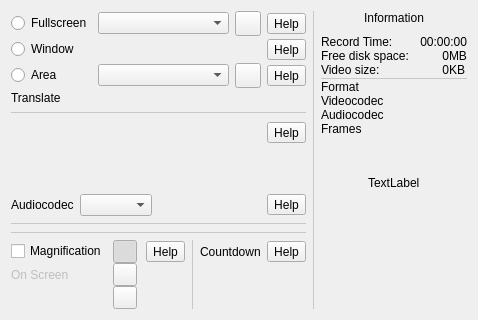
          <widget class="QWidget" name="tabScreen">
           <attribute name="icon">
            <iconset resource="screencast.qrc">
             <normaloff>:/pictures/screencast/monitor.png</normaloff>:/pictures/screencast/monitor.png</iconset>
           </attribute>
           <attribute name="title">
            <string notr="true"/>
           </attribute>
           <layout class="QHBoxLayout" name="horizontalLayout_2">
            <item>
             <layout class="QVBoxLayout" name="verticalLayout_7">
              <property name="spacing">
               <number>6</number>
              </property>
              <item>
               <layout class="QGridLayout" name="gridLayout_3">
                <property name="bottomMargin">
                 <number>0</number>
                </property>
                <property name="verticalSpacing">
                 <number>3</number>
                </property>
                <item row="3" column="0" colspan="4">
                 <widget class="QLabel" name="label_translate">
                  <property name="text">
                   <string notr="true">Translate</string>
                  </property>
                  <property name="wordWrap">
                   <bool>true</bool>
                  </property>
                  <property name="openExternalLinks">
                   <bool>true</bool>
                  </property>
                 </widget>
                </item>
                <item row="2" column="2">
                 <widget class="QToolButton" name="toolButtonScreencastAreaReset">
                  <property name="toolTip">
                   <string>Reset</string>
                  </property>
                  <property name="text">
                   <string notr="true"/>
                  </property>
                  <property name="icon">
                   <iconset resource="screencast.qrc">
                    <normaloff>:/pictures/screencast/undo.png</normaloff>:/pictures/screencast/undo.png</iconset>
                  </property>
                  <property name="iconSize">
                   <size>
                    <width>18</width>
                    <height>18</height>
                   </size>
                  </property>
                 </widget>
                </item>
                <item row="1" column="3">
                 <widget class="QToolButton" name="help_screencast_window">
                  <property name="toolTip">
                   <string>Help</string>
                  </property>
                  <property name="text">
                   <string notr="true">Help</string>
                  </property>
                 </widget>
                </item>
                <item row="0" column="0">
                 <widget class="QRadioButton" name="radioButtonScreencastFullscreen">
                  <property name="text">
                   <string>Fullscreen</string>
                  </property>
                  <attribute name="buttonGroup">
                   <string notr="true">buttonGroup</string>
                  </attribute>
                 </widget>
                </item>
                <item row="0" column="3">
                 <widget class="QToolButton" name="help_screencast_fullscreen">
                  <property name="toolTip">
                   <string>Help</string>
                  </property>
                  <property name="text">
                   <string notr="true">Help</string>
                  </property>
                 </widget>
                </item>
                <item row="0" column="1">
                 <widget class="QComboBox" name="comboBoxScreencastScreen">
                  <property name="sizePolicy">
                   <sizepolicy hsizetype="Expanding" vsizetype="Fixed">
                    <horstretch>0</horstretch>
                    <verstretch>0</verstretch>
                   </sizepolicy>
                  </property>
                  <property name="sizeAdjustPolicy">
                   <enum>QComboBox::SizeAdjustPolicy::AdjustToContents</enum>
                  </property>
                 </widget>
                </item>
                <item row="2" column="1">
                 <widget class="QComboBox" name="comboBoxScreencastScreenArea">
                  <property name="sizeAdjustPolicy">
                   <enum>QComboBox::SizeAdjustPolicy::AdjustToContents</enum>
                  </property>
                 </widget>
                </item>
                <item row="1" column="0">
                 <widget class="QRadioButton" name="radioButtonScreencastWindow">
                  <property name="text">
                   <string>Window</string>
                  </property>
                  <attribute name="buttonGroup">
                   <string notr="true">buttonGroup</string>
                  </attribute>
                 </widget>
                </item>
                <item row="2" column="0">
                 <widget class="QRadioButton" name="radioButtonScreencastArea">
                  <property name="text">
                   <string>Area</string>
                  </property>
                  <attribute name="buttonGroup">
                   <string notr="true">buttonGroup</string>
                  </attribute>
                 </widget>
                </item>
                <item row="0" column="2">
                 <widget class="QToolButton" name="toolButton_screen_name">
                  <property name="text">
                   <string notr="true"/>
                  </property>
                  <property name="icon">
                   <iconset resource="screencast.qrc">
                    <normaloff>:/pictures/screencast/screen-name.png</normaloff>:/pictures/screencast/screen-name.png</iconset>
                  </property>
                  <property name="iconSize">
                   <size>
                    <width>18</width>
                    <height>18</height>
                   </size>
                  </property>
                  <property name="checkable">
                   <bool>true</bool>
                  </property>
                 </widget>
                </item>
                <item row="2" column="3">
                 <widget class="QToolButton" name="help_screencast_area">
                  <property name="toolTip">
                   <string>Help</string>
                  </property>
                  <property name="text">
                   <string notr="true">Help</string>
                  </property>
                 </widget>
                </item>
               </layout>
              </item>
              <item>
               <widget class="Line" name="line_7">
                <property name="styleSheet">
                 <string notr="true">color: rgb(200, 200, 200);</string>
                </property>
                <property name="frameShadow">
                 <enum>QFrame::Shadow::Plain</enum>
                </property>
                <property name="orientation">
                 <enum>Qt::Orientation::Horizontal</enum>
                </property>
               </widget>
              </item>
              <item>
               <layout class="QVBoxLayout" name="verticalLayout_5">
                <item>
                 <layout class="QHBoxLayout" name="horizontalLayout_34">
                  <item>
                   <widget class="QScrollArea" name="scrollAreaAudioDevice">
                    <property name="sizePolicy">
                     <sizepolicy hsizetype="Expanding" vsizetype="Minimum">
                      <horstretch>0</horstretch>
                      <verstretch>0</verstretch>
                     </sizepolicy>
                    </property>
                    <property name="accessibleName">
                     <string notr="true"/>
                    </property>
                    <property name="frameShape">
                     <enum>QFrame::Shape::NoFrame</enum>
                    </property>
                    <property name="widgetResizable">
                     <bool>true</bool>
                    </property>
                    <property name="alignment">
                     <set>Qt::AlignmentFlag::AlignLeading|Qt::AlignmentFlag::AlignLeft|Qt::AlignmentFlag::AlignTop</set>
                    </property>
                    <widget class="QWidget" name="scrollAreaWidgetContentsAudioDevices">
                     <property name="geometry">
                      <rect>
                       <x>0</x>
                       <y>0</y>
                       <width>398</width>
                       <height>125</height>
                      </rect>
                     </property>
                     <property name="accessibleName">
                      <string notr="true"/>
                     </property>
                     <layout class="QVBoxLayout" name="verticalLayoutAudioDevices">
                      <property name="spacing">
                       <number>3</number>
                      </property>
                      <property name="leftMargin">
                       <number>0</number>
                      </property>
                      <property name="topMargin">
                       <number>6</number>
                      </property>
                      <property name="rightMargin">
                       <number>6</number>
                      </property>
                      <property name="bottomMargin">
                       <number>0</number>
                      </property>
                     </layout>
                    </widget>
                   </widget>
                  </item>
                  <item>
                   <layout class="QVBoxLayout" name="verticalLayout_15">
                    <property name="topMargin">
                     <number>2</number>
                    </property>
                    <item>
                     <widget class="QToolButton" name="help_screencast_audio">
                      <property name="toolTip">
                       <string>Help</string>
                      </property>
                      <property name="text">
                       <string notr="true">Help</string>
                      </property>
                     </widget>
                    </item>
                    <item>
                     <spacer name="verticalSpacer_28">
                      <property name="orientation">
                       <enum>Qt::Orientation::Vertical</enum>
                      </property>
                      <property name="sizeType">
                       <enum>QSizePolicy::Policy::Expanding</enum>
                      </property>
                      <property name="sizeHint" stdset="0">
                       <size>
                        <width>20</width>
                        <height>40</height>
                       </size>
                      </property>
                     </spacer>
                    </item>
                   </layout>
                  </item>
                 </layout>
                </item>
                <item>
                 <layout class="QHBoxLayout" name="horizontalLayout_37">
                  <item>
                   <widget class="QLabel" name="labelAudioCodec">
                    <property name="text">
                     <string>Audiocodec</string>
                    </property>
                   </widget>
                  </item>
                  <item>
                   <widget class="QComboBox" name="comboBoxAudioCodec">
                    <property name="sizeAdjustPolicy">
                     <enum>QComboBox::SizeAdjustPolicy::AdjustToContents</enum>
                    </property>
                   </widget>
                  </item>
                  <item>
                   <spacer name="horizontalSpacer_14">
                    <property name="orientation">
                     <enum>Qt::Orientation::Horizontal</enum>
                    </property>
                    <property name="sizeHint" stdset="0">
                     <size>
                      <width>40</width>
                      <height>20</height>
                     </size>
                    </property>
                   </spacer>
                  </item>
                  <item>
                   <widget class="QToolButton" name="help_screencast_audiocodec">
                    <property name="toolTip">
                     <string>Help</string>
                    </property>
                    <property name="text">
                     <string notr="true">Help</string>
                    </property>
                   </widget>
                  </item>
                 </layout>
                </item>
               </layout>
              </item>
              <item>
               <widget class="Line" name="line_10">
                <property name="styleSheet">
                 <string notr="true">color: rgb(200, 200, 200);</string>
                </property>
                <property name="frameShadow">
                 <enum>QFrame::Shadow::Plain</enum>
                </property>
                <property name="orientation">
                 <enum>Qt::Orientation::Horizontal</enum>
                </property>
               </widget>
              </item>
              <item>
               <widget class="Line" name="line_9">
                <property name="styleSheet">
                 <string notr="true">color: rgb(200, 200, 200);</string>
                </property>
                <property name="frameShadow">
                 <enum>QFrame::Shadow::Plain</enum>
                </property>
                <property name="orientation">
                 <enum>Qt::Orientation::Horizontal</enum>
                </property>
               </widget>
              </item>
              <item>
               <layout class="QGridLayout" name="gridLayout_13" columnstretch="0,0,0,0,0,0,0,0">
                <property name="verticalSpacing">
                 <number>0</number>
                </property>
                <item row="1" column="1">
                 <widget class="QToolButton" name="toolButton_magnifier_rectangle">
                  <property name="text">
                   <string notr="true"/>
                  </property>
                  <property name="checkable">
                   <bool>true</bool>
                  </property>
                  <property name="checked">
                   <bool>true</bool>
                  </property>
                  <attribute name="buttonGroup">
                   <string notr="true">buttonGroup_2</string>
                  </attribute>
                 </widget>
                </item>
                <item row="1" column="0">
                 <widget class="QCheckBox" name="checkBoxMagnifier">
                  <property name="toolTip">
                   <string notr="true">CTRL+SHIFT+F9</string>
                  </property>
                  <property name="text">
                   <string>Magnification</string>
                  </property>
                 </widget>
                </item>
                <item row="1" column="3">
                 <widget class="QToolButton" name="help_screencast_magnifier">
                  <property name="toolTip">
                   <string>Help</string>
                  </property>
                  <property name="text">
                   <string notr="true">Help</string>
                  </property>
                 </widget>
                </item>
                <item row="2" column="0">
                 <widget class="QLabel" name="label_magnifier_on_screen">
                  <property name="enabled">
                   <bool>false</bool>
                  </property>
                  <property name="text">
                   <string notr="true">On Screen</string>
                  </property>
                 </widget>
                </item>
                <item row="1" column="5" colspan="2">
                 <layout class="QHBoxLayout" name="horizontalLayout_60">
                  <item>
                   <widget class="QLabel" name="labelScreencastCountdownText">
                    <property name="text">
                     <string>Countdown</string>
                    </property>
                    <property name="alignment">
                     <set>Qt::AlignmentFlag::AlignLeading|Qt::AlignmentFlag::AlignLeft|Qt::AlignmentFlag::AlignVCenter</set>
                    </property>
                   </widget>
                  </item>
                 </layout>
                </item>
                <item row="2" column="1">
                 <widget class="QToolButton" name="toolButton_magnifier_elipse">
                  <property name="text">
                   <string notr="true"/>
                  </property>
                  <property name="checkable">
                   <bool>true</bool>
                  </property>
                  <attribute name="buttonGroup">
                   <string notr="true">buttonGroup_2</string>
                  </attribute>
                 </widget>
                </item>
                <item row="1" column="4" rowspan="3">
                 <widget class="Line" name="line_11">
                  <property name="styleSheet">
                   <string notr="true">color: rgb(200, 200, 200);</string>
                  </property>
                  <property name="frameShadow">
                   <enum>QFrame::Shadow::Plain</enum>
                  </property>
                  <property name="orientation">
                   <enum>Qt::Orientation::Vertical</enum>
                  </property>
                 </widget>
                </item>
                <item row="1" column="7">
                 <widget class="QToolButton" name="help_screencast_countdown">
                  <property name="toolTip">
                   <string>Help</string>
                  </property>
                  <property name="text">
                   <string notr="true">Help</string>
                  </property>
                 </widget>
                </item>
                <item row="1" column="2">
                 <layout class="QHBoxLayout" name="horizontalLayout_rectangle">
                  <property name="leftMargin">
                   <number>3</number>
                  </property>
                 </layout>
                </item>
                <item row="3" column="1">
                 <widget class="QToolButton" name="toolButton_magnifier_circle">
                  <property name="text">
                   <string notr="true"/>
                  </property>
                  <property name="checkable">
                   <bool>true</bool>
                  </property>
                  <attribute name="buttonGroup">
                   <string notr="true">buttonGroup_2</string>
                  </attribute>
                 </widget>
                </item>
                <item row="2" column="2">
                 <layout class="QHBoxLayout" name="horizontalLayout_elipse">
                  <property name="leftMargin">
                   <number>3</number>
                  </property>
                 </layout>
                </item>
                <item row="3" column="2">
                 <layout class="QHBoxLayout" name="horizontalLayout_circle">
                  <property name="leftMargin">
                   <number>3</number>
                  </property>
                 </layout>
                </item>
               </layout>
              </item>
             </layout>
            </item>
            <item>
             <widget class="Line" name="line_5">
              <property name="styleSheet">
               <string notr="true">color: rgb(200, 200, 200);</string>
              </property>
              <property name="frameShadow">
               <enum>QFrame::Shadow::Plain</enum>
              </property>
              <property name="orientation">
               <enum>Qt::Orientation::Vertical</enum>
              </property>
             </widget>
            </item>
            <item>
             <layout class="QGridLayout" name="gridLayout_6">
              <property name="bottomMargin">
               <number>10</number>
              </property>
              <property name="verticalSpacing">
               <number>0</number>
              </property>
              <item row="3" column="0">
               <spacer name="verticalSpacer_21">
                <property name="orientation">
                 <enum>Qt::Orientation::Vertical</enum>
                </property>
                <property name="sizeHint" stdset="0">
                 <size>
                  <width>20</width>
                  <height>40</height>
                 </size>
                </property>
               </spacer>
              </item>
              <item row="0" column="0" alignment="Qt::AlignmentFlag::AlignHCenter">
               <widget class="QLabel" name="label_17">
                <property name="text">
                 <string>Information</string>
                </property>
               </widget>
              </item>
              <item row="1" column="0">
               <layout class="QGridLayout" name="gridLayout_5">
                <property name="topMargin">
                 <number>10</number>
                </property>
                <item row="7" column="1">
                 <widget class="QLabel" name="label_25">
                  <property name="text">
                   <string>Audiocodec</string>
                  </property>
                 </widget>
                </item>
                <item row="6" column="2" colspan="2">
                 <widget class="QLabel" name="labelInfoVideocodec">
                  <property name="text">
                   <string notr="true"/>
                  </property>
                 </widget>
                </item>
                <item row="5" column="2" colspan="2">
                 <widget class="QLabel" name="labelInfoFormat">
                  <property name="text">
                   <string notr="true"/>
                  </property>
                 </widget>
                </item>
                <item row="0" column="1">
                 <widget class="QLabel" name="label_14">
                  <property name="text">
                   <string>Record Time:</string>
                  </property>
                 </widget>
                </item>
                <item row="9" column="2">
                 <spacer name="verticalSpacer_4">
                  <property name="orientation">
                   <enum>Qt::Orientation::Vertical</enum>
                  </property>
                  <property name="sizeHint" stdset="0">
                   <size>
                    <width>20</width>
                    <height>40</height>
                   </size>
                  </property>
                 </spacer>
                </item>
                <item row="7" column="2" colspan="2">
                 <widget class="QLabel" name="labelInfoAudiocodec">
                  <property name="text">
                   <string notr="true"/>
                  </property>
                 </widget>
                </item>
                <item row="2" column="3">
                 <widget class="QLabel" name="label_16">
                  <property name="text">
                   <string notr="true">KB</string>
                  </property>
                 </widget>
                </item>
                <item row="4" column="1" colspan="3">
                 <widget class="Line" name="line_3">
                  <property name="styleSheet">
                   <string notr="true">color: rgb(200, 200, 200);</string>
                  </property>
                  <property name="frameShadow">
                   <enum>QFrame::Shadow::Plain</enum>
                  </property>
                  <property name="orientation">
                   <enum>Qt::Orientation::Horizontal</enum>
                  </property>
                 </widget>
                </item>
                <item row="1" column="3">
                 <widget class="QLabel" name="label_15">
                  <property name="text">
                   <string notr="true">MB</string>
                  </property>
                 </widget>
                </item>
                <item row="1" column="1">
                 <widget class="QLabel" name="label_12">
                  <property name="text">
                   <string>Free disk space:</string>
                  </property>
                 </widget>
                </item>
                <item row="5" column="1">
                 <widget class="QLabel" name="label_23">
                  <property name="text">
                   <string>Format</string>
                  </property>
                 </widget>
                </item>
                <item row="0" column="2" colspan="2">
                 <widget class="QLabel" name="labelInfoRecordTime">
                  <property name="text">
                   <string notr="true">00:00:00</string>
                  </property>
                  <property name="alignment">
                   <set>Qt::AlignmentFlag::AlignRight|Qt::AlignmentFlag::AlignTrailing|Qt::AlignmentFlag::AlignVCenter</set>
                  </property>
                 </widget>
                </item>
                <item row="6" column="1">
                 <widget class="QLabel" name="label_24">
                  <property name="text">
                   <string>Videocodec</string>
                  </property>
                 </widget>
                </item>
                <item row="1" column="2">
                 <widget class="QLabel" name="labelFreeSize">
                  <property name="minimumSize">
                   <size>
                    <width>40</width>
                    <height>0</height>
                   </size>
                  </property>
                  <property name="text">
                   <string notr="true">0</string>
                  </property>
                  <property name="alignment">
                   <set>Qt::AlignmentFlag::AlignRight|Qt::AlignmentFlag::AlignTrailing|Qt::AlignmentFlag::AlignVCenter</set>
                  </property>
                 </widget>
                </item>
                <item row="8" column="1">
                 <widget class="QLabel" name="label_29">
                  <property name="text">
                   <string>Frames</string>
                  </property>
                 </widget>
                </item>
                <item row="2" column="2">
                 <widget class="QLabel" name="labelVideoSize">
                  <property name="text">
                   <string notr="true">0</string>
                  </property>
                  <property name="alignment">
                   <set>Qt::AlignmentFlag::AlignRight|Qt::AlignmentFlag::AlignTrailing|Qt::AlignmentFlag::AlignVCenter</set>
                  </property>
                 </widget>
                </item>
                <item row="2" column="1">
                 <widget class="QLabel" name="label_13">
                  <property name="text">
                   <string>Video size:</string>
                  </property>
                 </widget>
                </item>
                <item row="8" column="2" colspan="2">
                 <widget class="QLabel" name="labelInfoFrames">
                  <property name="text">
                   <string notr="true"/>
                  </property>
                 </widget>
                </item>
               </layout>
              </item>
              <item row="2" column="0" alignment="Qt::AlignmentFlag::AlignHCenter">
               <widget class="QLabel" name="label_Upate_tab_1">
                <property name="text">
                 <string notr="true">TextLabel</string>
                </property>
                <property name="openExternalLinks">
                 <bool>true</bool>
                </property>
               </widget>
              </item>
             </layout>
            </item>
           </layout>
          </widget>
